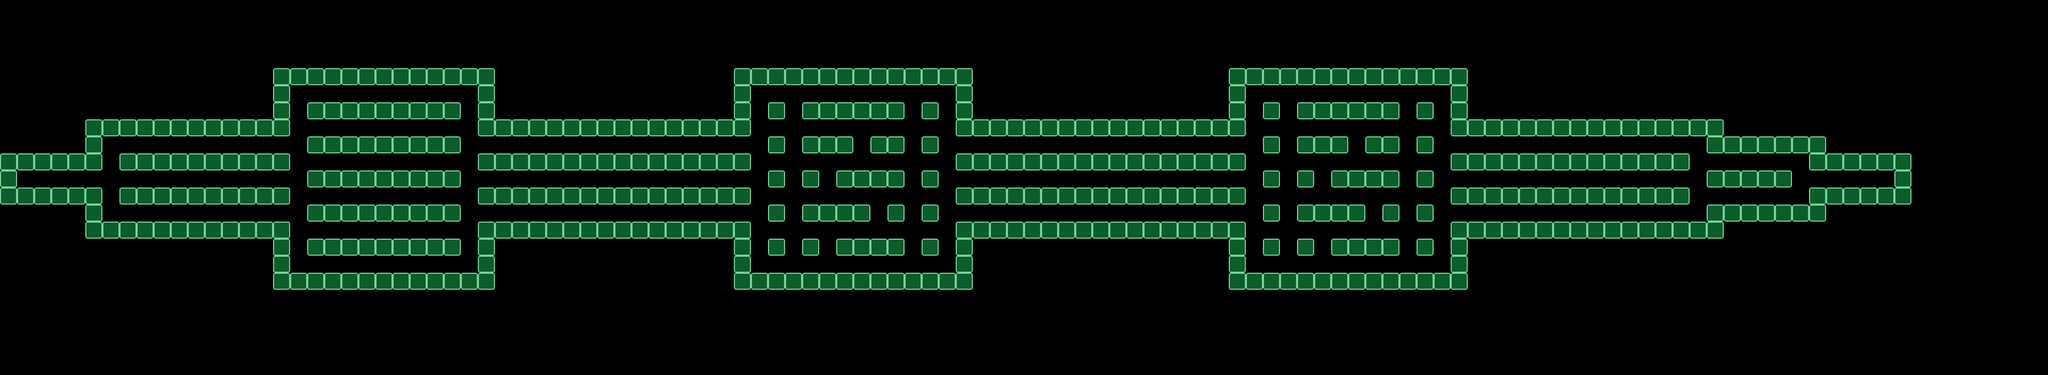

Below is a game level as drawn by its tile map, then a one-line description and the .tmx that defines it (tile-layer data replaced by summaries):
An orthogonal 120x22 tile map with 32x32 px tiles, 2 tile layers (Parede, Colisor), 2 tilesets.

<map version="1.2" tiledversion="1.2.2" orientation="orthogonal" renderorder="right-down" width="120" height="22" tilewidth="32" tileheight="32" infinite="0" nextlayerid="9" nextobjectid="1">
 <tileset firstgid="1" name="Tileset PNG.fw" tilewidth="32" tileheight="32" tilecount="144" columns="12">
  <image source="../../Images/Tileset/Tileset PNG.fw.png" width="384" height="384" />
 </tileset>
 <tileset firstgid="145" source="../ColisorImage.tsx" />
 <layer id="7" name="Parede" width="120" height="22">
  <data>[2640 cells, 506 non-empty, 1 distinct tile ids]</data>
 </layer>
 <layer id="8" name="Colisor" width="120" height="22" opacity="0.31">
  <data>[2640 cells, 506 non-empty, 1 distinct tile ids]</data>
 </layer>
</map>
